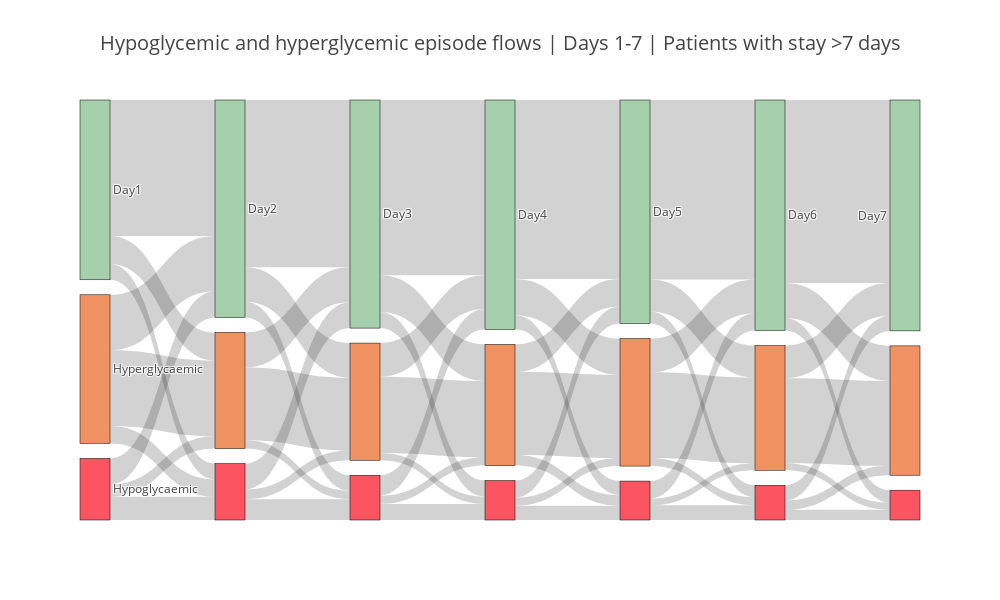

The cell this chart's notebook holds for it:
### Markdown cell above
### Sankey for all Patients who stay at least 7 days

### Code cell
#select only the first week of results
daily_gs_high=daily_glucose_high_df.iloc[:,0:7].dropna().copy()
daily_gs_low=daily_glucose_low_df.iloc[:,0:7].dropna().copy()

#define episodes
daily_ep=daily_gs_low.copy()
daily_ep[(daily_gs_high > 0)]=2
daily_ep[(daily_gs_high > 180)]=3
daily_ep[(daily_gs_low < 80)]=1

daily_ep=daily_ep.astype(int)
daily_ep.columns=np.arange(1,8)

#Find daily transition probabilities
transitions_ep={}

#Set up transition matrix for each day
for day in np.arange(1,7):
    transitions_ep["Day"+str(day)]=[[0]*3 for _ in range (3)]

#Count the number of transitions for each day
for day in np.arange(1,7):
    for (i,j) in zip(daily_ep[day].values, daily_ep[day+1].values):
        transitions_ep["Day"+str(day)][i-1][j-1]+=1

#Normalise the counts into probabilities
transitions_ep_prob=copy.deepcopy(transitions_ep)
for day in np.arange(1,7):
     for row in transitions_ep_prob["Day"+str(day)]:
         s = sum(row)
         if s > 0:
             row[:] = [f/s for f in row]
        
print(transitions_ep)

#set up source, target and value lists for sankey
source_list=[]
for i in np.arange(1,19):
    for n in np.arange(1,4):
        source_list.append(i)
        
target_list=[]
for i in np.arange(3,19,3):
    temp=[i+1,i+2,i+3]*3
    for item in temp:
        target_list.append(item)
        
value_list=[]
for entry in zip(source_list, target_list):
    day=int(1+(entry[0]-1)/3)
    row=((entry[0]-1)%3)
    col=(entry[1]-day*3-1)
    value_list.append(transitions_ep["Day"+str(day)][row][col])

#create dataframe for sankey
sankey_d=pd.DataFrame({"Source":source_list, "Target": target_list, "Value":value_list})
sankey_d["Colour"]="rgba(144,196,151,0.8)"
sankey_d.loc[sankey_d["Target"]%3==2,"Colour"]="rgba(252,42,58,0.8)"
sankey_d.loc[sankey_d["Target"]%3==1,"Colour"]="rgba(237,118,59,0.8)"
sankey_d["Label"]=""
sankey_d.at[3, "Label"] = "Hyperglycaemic"
sankey_d.at[1, "Label"] = "Hypoglycaemic"

i=1
for row in np.arange(0, sankey_d.shape[0]):
    if sankey_d.loc[row].loc["Target"]%3 ==0:
        sankey_d.at[row, "Label"] = "Day" + str(i)
        i+=1

        
sankey_d["Link Colour"]="rgba(32,32,32,0.2)"

data_trace=dict(
    type='sankey',
    domain= dict(
        x= [0,1],
        y= [0,1]
    ),
    orientation = "h",
    valueformat=".0f",
    node = dict(
        pad = 15,
        thickness = 30,
        line = dict(
            color = "black",
            width= 0.5
        ),
        label = sankey_d['Label'].dropna(axis=0, how="any"),
        color = sankey_d["Colour"]
    ),
    link = dict(
        source=sankey_d['Source'].dropna(axis=0, how="any"),
        target=sankey_d['Target'].dropna(axis=0, how="any"),
        value=sankey_d['Value'].dropna(axis=0, how="any"),
        color=sankey_d['Link Colour'].dropna(axis=0, how="any")
                                   
    )
)


layout =  dict(
    title = "Hypoglycemic and hyperglycemic episode flows | Days 1-7 | Patients with stay >7 days",
    height = 600,
    width = 1000,
    titlefont = dict(
      size = 20
    ),  
    font = dict(
      size = 12
    ),    
)


fig = dict(data=[data_trace], layout=layout)
py.iplot(fig, validate=False)

### Figure 1 — Plotly figure (JSON) as saved in the notebook; plotly's stock layout.template omitted (floating-point values rounded to 4 significant figures)
{"data": [{"domain": {"x": [0, 1], "y": [0, 1]}, "link": {"color": ["rgba(32,32,32,0.2)", "rgba(32,32,32,0.2)", "rgba(32,32,32,0.2)", "rgba(32,32,32,0.2)", "rgba(32,32,32,0.2)", "rgba(32,32,32,0.2)", "rgba(32,32,32,0.2)", "rgba(32,32,32,0.2)", "rgba(32,32,32,0.2)", "rgba(32,32,32,0.2)", "rgba(32,32,32,0.2)", "rgba(32,32,32,0.2)", "rgba(32,32,32,0.2)", "rgba(32,32,32,0.2)", "rgba(32,32,32,0.2)", "rgba(32,32,32,0.2)", "rgba(32,32,32,0.2)", "rgba(32,32,32,0.2)", "rgba(32,32,32,0.2)", "rgba(32,32,32,0.2)", "rgba(32,32,32,0.2)", "rgba(32,32,32,0.2)", "rgba(32,32,32,0.2)", "rgba(32,32,32,0.2)", "rgba(32,32,32,0.2)", "rgba(32,32,32,0.2)", "rgba(32,32,32,0.2)", "rgba(32,32,32,0.2)", "rgba(32,32,32,0.2)", "rgba(32,32,32,0.2)", "rgba(32,32,32,0.2)", "rgba(32,32,32,0.2)", "rgba(32,32,32,0.2)", "rgba(32,32,32,0.2)", "rgba(32,32,32,0.2)", "rgba(32,32,32,0.2)", "rgba(32,32,32,0.2)", "rgba(32,32,32,0.2)", "rgba(32,32,32,0.2)", "rgba(32,32,32,0.2)", "rgba(32,32,32,0.2)", "rgba(32,32,32,0.2)", "rgba(32,32,32,0.2)", "rgba(32,32,32,0.2)", "rgba(32,32,32,0.2)", "rgba(32,32,32,0.2)", "rgba(32,32,32,0.2)", "rgba(32,32,32,0.2)", "rgba(32,32,32,0.2)", "rgba(32,32,32,0.2)", "rgba(32,32,32,0.2)", "rgba(32,32,32,0.2)", "rgba(32,32,32,0.2)", "rgba(32,32,32,0.2)"], "source": [1, 1, 1, 2, 2, 2, 3, 3, 3, 4, 4, 4, 5, 5, 5, 6, 6, 6, 7, 7, 7, 8, 8, 8, 9, 9, 9, 10, 10, 10, 11, 11, 11, 12, 12, 12, 13, 13, 13, 14, 14, 14, 15, 15, 15, 16, 16, 16, 17, 17, 17, 18, 18, 18], "target": [4, 5, 6, 4, 5, 6, 4, 5, 6, 7, 8, 9, 7, 8, 9, 7, 8, 9, 10, 11, 12, 10, 11, 12, 10, 11, 12, 13, 14, 15, 13, 14, 15, 13, 14, 15, 16, 17, 18, 16, 17, 18, 16, 17, 18, 19, 20, 21, 19, 20, 21, 19, 20, 21], "value": [183, 206, 97, 125, 1072, 221, 137, 437, 598, 164, 204, 77, 123, 1319, 273, 66, 276, 574, 127, 160, 66, 127, 1383, 289, 57, 266, 601, 112, 135, 64, 111, 1411, 287, 84, 217, 655, 116, 137, 54, 95, 1415, 253, 63, 266, 677, 81, 119, 74, 98, 1444, 276, 56, 258, 670]}, "node": {"color": ["rgba(237,118,59,0.8)", "rgba(252,42,58,0.8)", "rgba(144,196,151,0.8)", "rgba(237,118,59,0.8)", "rgba(252,42,58,0.8)", "rgba(144,196,151,0.8)", "rgba(237,118,59,0.8)", "rgba(252,42,58,0.8)", "rgba(144,196,151,0.8)", "rgba(237,118,59,0.8)", "rgba(252,42,58,0.8)", "rgba(144,196,151,0.8)", "rgba(237,118,59,0.8)", "rgba(252,42,58,0.8)", "rgba(144,196,151,0.8)", "rgba(237,118,59,0.8)", "rgba(252,42,58,0.8)", "rgba(144,196,151,0.8)", "rgba(237,118,59,0.8)", "rgba(252,42,58,0.8)", "rgba(144,196,151,0.8)", "rgba(237,118,59,0.8)", "rgba(252,42,58,0.8)", "rgba(144,196,151,0.8)", "rgba(237,118,59,0.8)", "rgba(252,42,58,0.8)", "rgba(144,196,151,0.8)", "rgba(237,118,59,0.8)", "rgba(252,42,58,0.8)", "rgba(144,196,151,0.8)", "rgba(237,118,59,0.8)", "rgba(252,42,58,0.8)", "rgba(144,196,151,0.8)", "rgba(237,118,59,0.8)", "rgba(252,42,58,0.8)", "rgba(144,196,151,0.8)", "rgba(237,118,59,0.8)", "rgba(252,42,58,0.8)", "rgba(144,196,151,0.8)", "rgba(237,118,59,0.8)", "rgba(252,42,58,0.8)", "rgba(144,196,151,0.8)", "rgba(237,118,59,0.8)", "rgba(252,42,58,0.8)", "rgba(144,196,151,0.8)", "rgba(237,118,59,0.8)", "rgba(252,42,58,0.8)", "rgba(144,196,151,0.8)", "rgba(237,118,59,0.8)", "rgba(252,42,58,0.8)", "rgba(144,196,151,0.8)", "rgba(237,118,59,0.8)", "rgba(252,42,58,0.8)", "rgba(144,196,151,0.8)"], "label": ["", "Hypoglycaemic", "Day1", "Hyperglycaemic", "", "Day2", "", "", "Day3", "", "", "Day4", "", "", "Day5", "", "", "Day6", "", "", "Day7", "", "", "Day8", "", "", "Day9", "", "", "Day10", "", "", "Day11", "", "", "Day12", "", "", "Day13", "", "", "Day14", "", "", "Day15", "", "", "Day16", "", "", "Day17", "", "", "Day18"], "line": {"color": "black", "width": 0.5}, "pad": 15, "thickness": 30}, "orientation": "h", "type": "sankey", "uid": "52257360-5c13-44e8-b3ec-0487913d4734", "valueformat": ".0f"}], "layout": {"font": {"size": 12}, "height": 600, "title": {"font": {"size": 20}, "text": "Hypoglycemic and hyperglycemic episode flows | Days 1-7 | Patients with stay >7 days"}, "width": 1000}}
